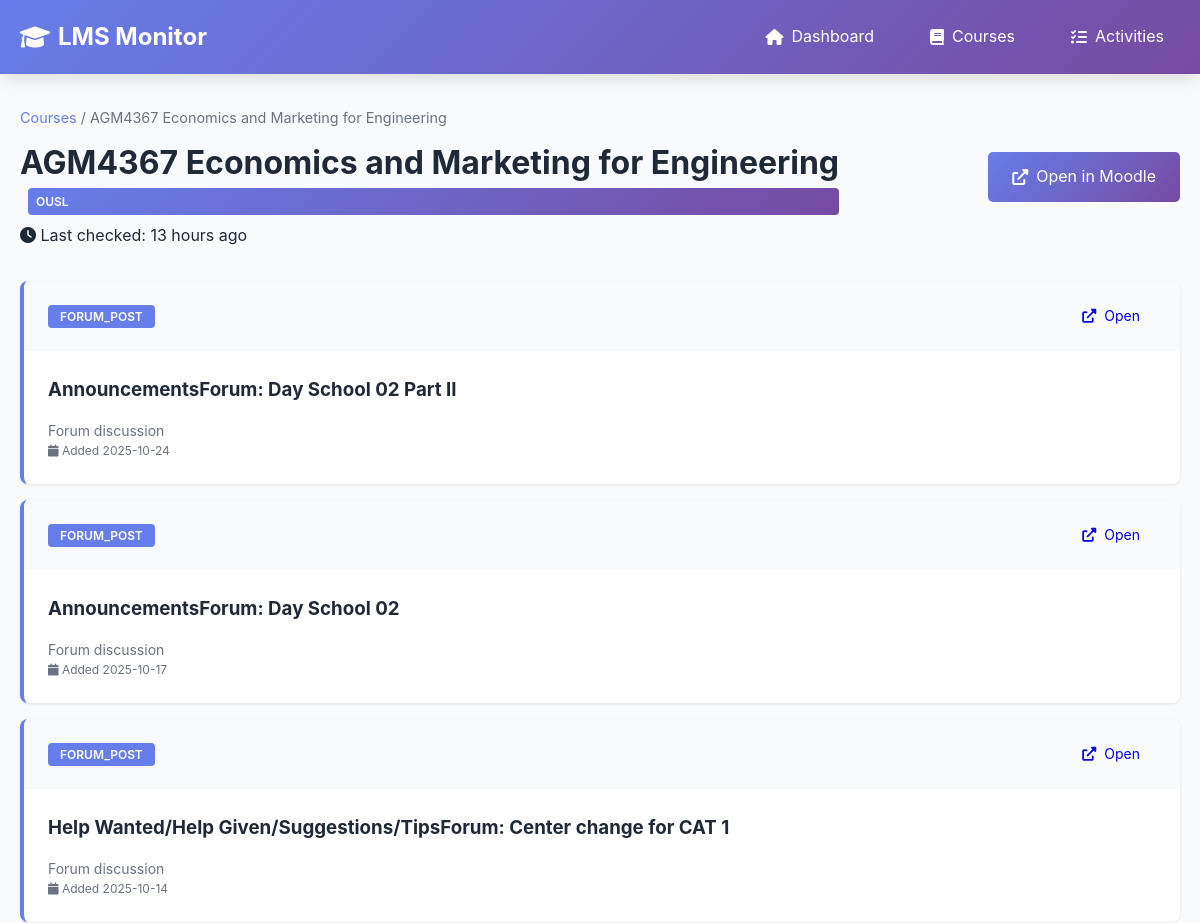
Before: /course/ousl_1437 (upper part) with the older database file.
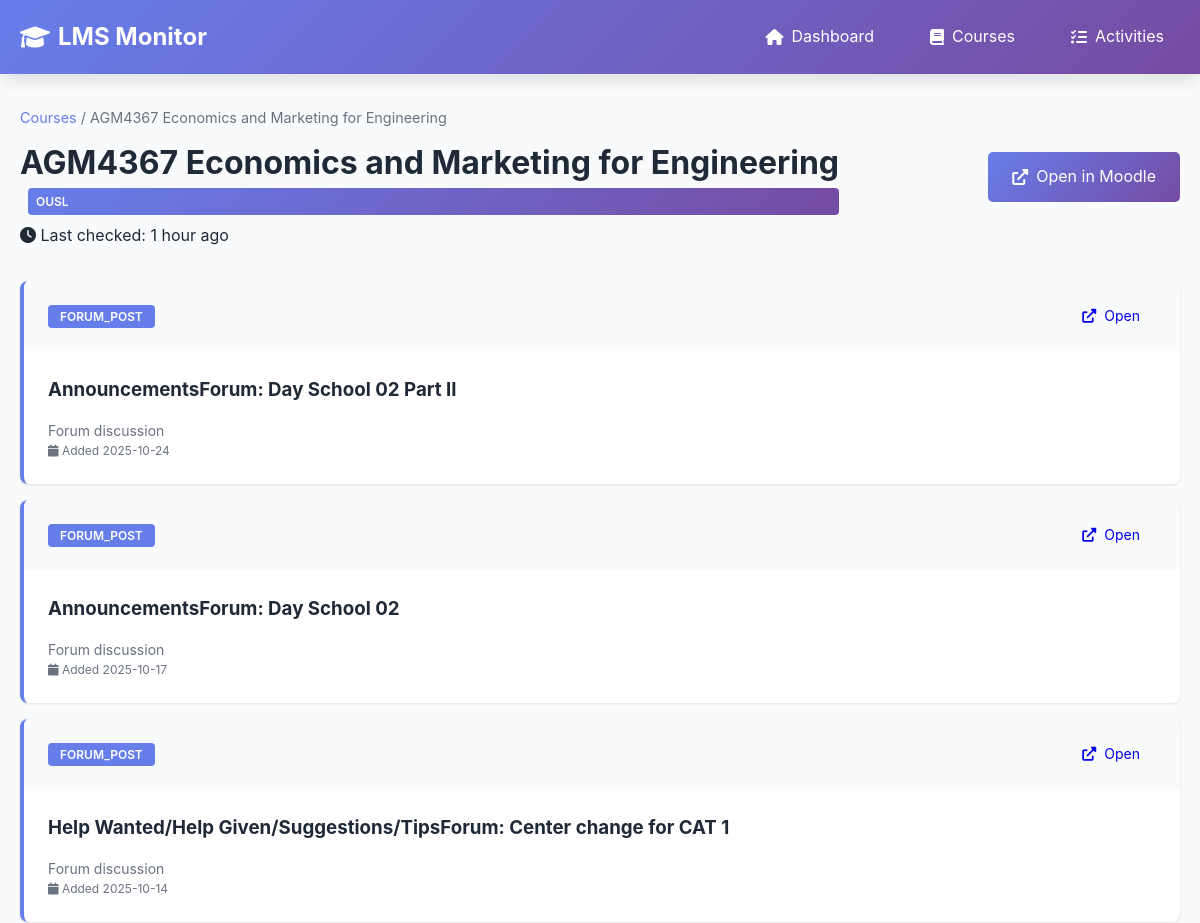
After: the same page with the newer database file.
### tables this page shows
CREATE TABLE courses (
                id INTEGER PRIMARY KEY AUTOINCREMENT,
                course_id TEXT UNIQUE NOT NULL,
                lms_name TEXT NOT NULL,
                course_name TEXT NOT NULL,
                course_url TEXT,
                first_seen TIMESTAMP DEFAULT CURRENT_TIMESTAMP,
                last_checked TIMESTAMP DEFAULT CURRENT_TIMESTAMP
            );

### app.py (the view)
@app.route('/course/<course_id>')
def course_detail(course_id):
    activities = db.get_activities_by_course(course_id)
    courses = db.get_all_courses()
    course = next((c for c in courses if c['course_id'] == course_id), None)
    return render_template('course_detail.html', course=course, activities=activities)

### database.py (called while the page is built)
    def get_connection(self):
        return sqlite3.connect(self.db_path)

    def get_all_courses(self, lms_name: str = None) -> List[Dict[str, Any]]:
        conn = self.get_connection()
        cursor = conn.cursor()
        if lms_name:
            cursor.execute("""
                SELECT course_id, lms_name, course_name, course_url, first_seen, last_checked
                FROM courses
                WHERE lms_name = ?
                ORDER BY course_name
            """, (lms_name,))
        else:
            cursor.execute("""
                SELECT course_id, lms_name, course_name, course_url, first_seen, last_checked
                FROM courses
                ORDER BY lms_name, course_name
            """)
        columns = [desc[0] for desc in cursor.description]
        courses = [dict(zip(columns, row)) for row in cursor.fetchall()]
        conn.close()
        return courses

### templates/course_detail.html (shortened to what this page needs)
{% extends "base.html" %}  {% block content %} {% if
course %}
<div class="page-header">
  <div>
    <div class="breadcrumb">
      <a href="/courses">Courses</a> / {{ course.course_name }}
    </div>
    <h1>{{ course.course_name }}</h1>
    <div class="course-meta">
      <span class="lms-badge">{{ course.lms_name }}</span>
      <span
        ><i class="fas fa-clock"></i> Last checked: {{
        course.last_checked|timeago }}</span
      >
    </div>
  </div>
  {% if course.course_url %}
  <a href="{{ course.course_url }}" target="_blank" class="btn btn-primary">
    <i class="fas fa-external-link-alt"></i> Open in Moodle
  </a>
  {% endif %}
</div>
{% if activities %}
<div class="activities-container">
  {% for activity in activities %}
  <div class="activity-card {% if activity.is_new %}new{% endif %}">
    <div class="activity-card-header">
      <div>
        <span class="activity-type">{{ activity.activity_type }}</span>
      </div>
      {% if activity.url %}
      <a href="{{ activity.url }}" target="_blank" class="btn btn-small">
        <i class="fas fa-external-link-alt"></i> Open
      </a>
      {% endif %}
    </div>
    <div class="activity-card-body">
      <h3>{{ activity.title }}</h3>
       {% if activity.description %}
      <p class="activity-description">{{ activity.description }}</p>
      {% endif %}
      <p class="activity-time">
        <i class="fas fa-calendar"></i> Added {{ activity.first_seen|timeago }}
      </p>
    </div>
  </div>
  {% endfor %}
</div>
{% else %}
<div class="empty-state-large">
  <i class="fas fa-tasks"></i>
  <h2>No Activities Yet</h2>
  <p>This course doesn't have any activities tracked yet.</p>
</div>
{% endif %} {% endif %} {% endblock %}

Changed rows visible on the page:
changed courses "AGM4367 Economics and Marketing for Engineering": last_checked "13 hours ago" → "1 hour ago"
